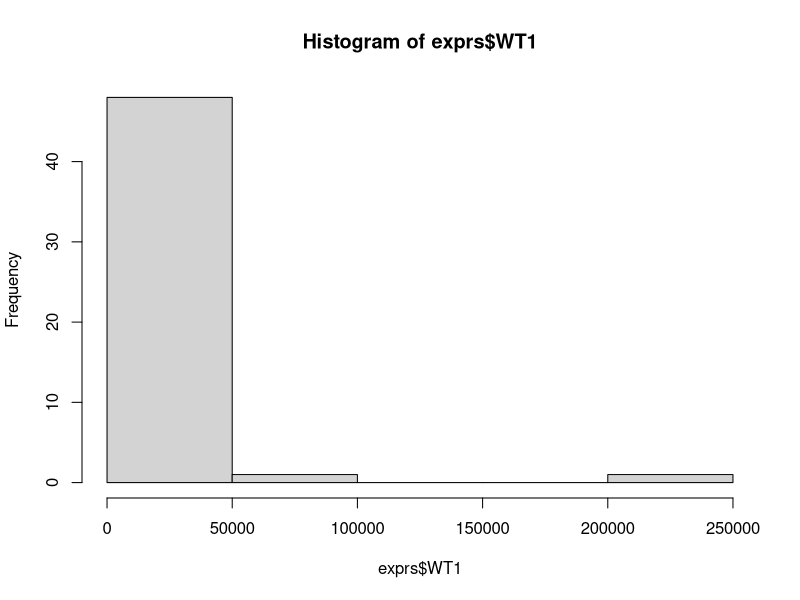
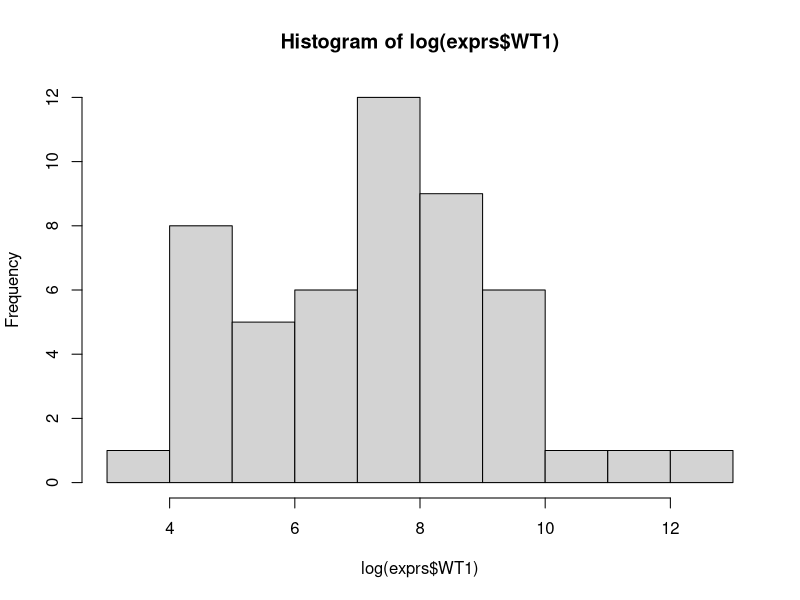
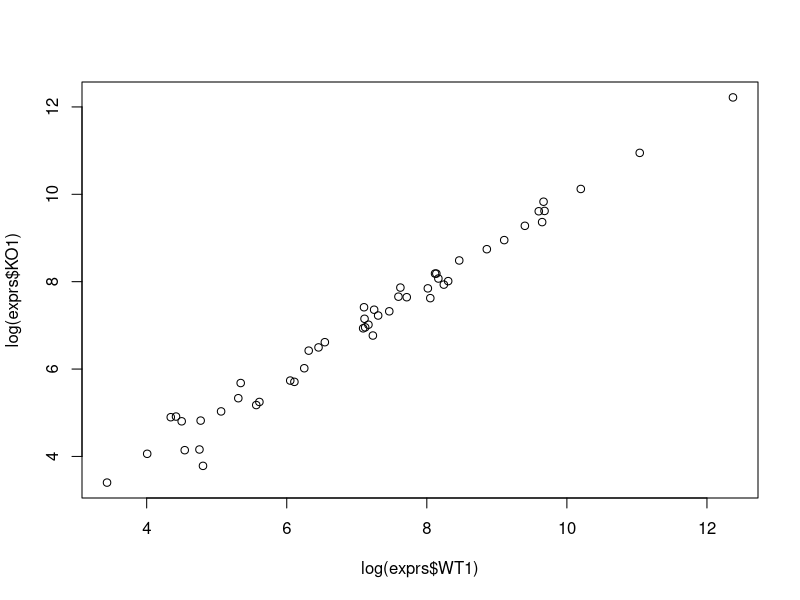
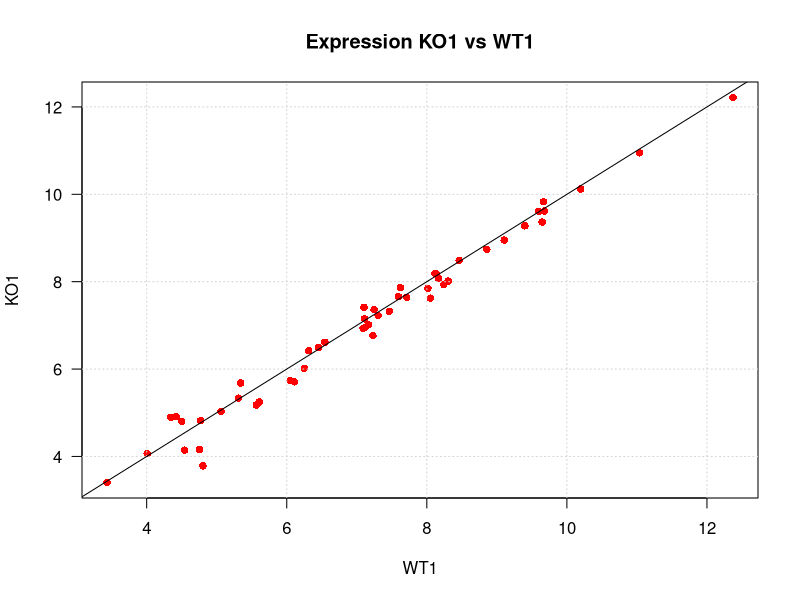
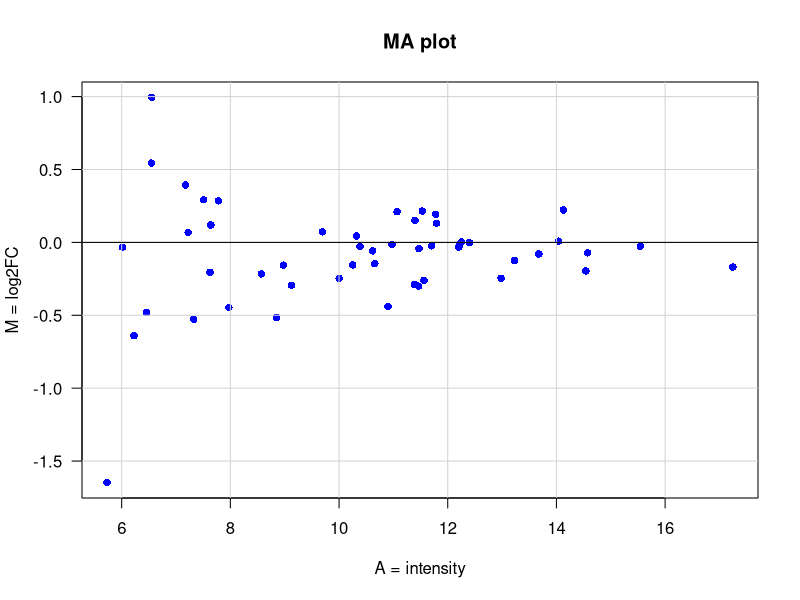
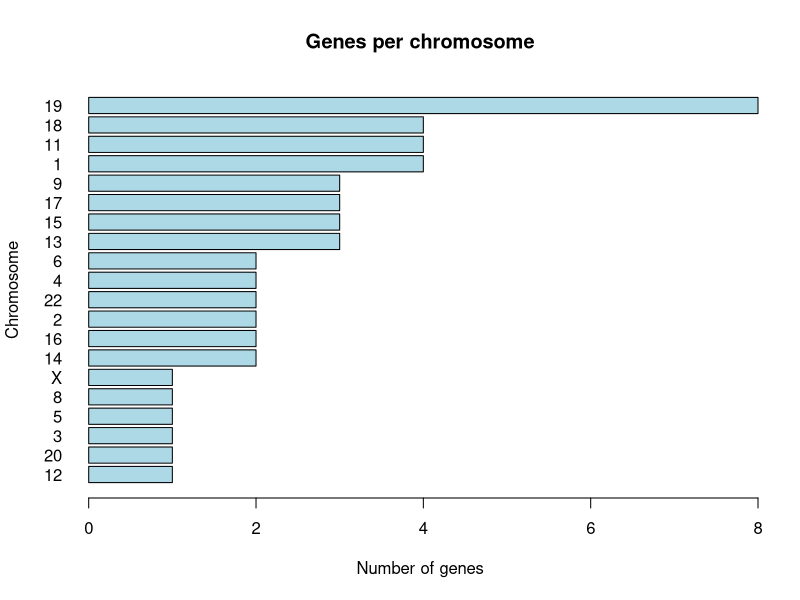

Write the R code that produced these figures, in order.
## ---- chunk 1
library(knitr)
library(kableExtra)
# library(formattable)

options(width = 300)
# options(encoding = 'UTF-8')
knitr::opts_chunk$set(
  fig.width = 7, fig.height = 5, 
  fig.path = 'figures/07_tests_multiples',
  fig.align = "center", 
  size = "tiny", 
  echo = TRUE, eval = TRUE, 
  warning = FALSE, message = FALSE, 
  results = FALSE, comment = "")

options(scipen = 12) ## Max number of digits for non-scientific notation
# knitr::asis_output("\\footnotesize")

## ---- chunk 2
work.dir <- "~/intro_R" 
## ---- chunk 3
dir.create(work.dir, recursive = TRUE, showWarnings = FALSE)
## ---- chunk 4
setwd(work.dir)	
## ---- chunk 5
getwd()
## ---- chunk 6
list.files()
## ---- chunk 7
2 + 3
4 * 5
6 / 4
## ---- chunk 8
a <- 2      ## Assigner une valeur à une variable
print(a)    ## Afficher la valeur de la variable a
## ---- chunk 9
b <- 3      ## Assigner une valeur à une seconde variable
c <- a + b  ## Effectuer un calcul avec 2 variables
print(c)    ## Afficher le contenu de la variable c
## ---- chunk 10
a <- 7      ## Changer la valeur de a
print(c)    ## Note: le contenu de c n'est pas modifié
## ---- chunk 11
exprs <- read.table(file = "data/expression.txt", header = TRUE, sep = "\t")
## ---- chunk 12
help(read.table)
## ---- chunk 13
?read.table
## ---- chunk 14
print(exprs)
## ---- chunk 15
head(exprs)
## ---- chunk 16
head(exprs, n = 15)
## ---- chunk 17
dim(exprs)    ## Dimensions
ncol(exprs)   ## Nombre de colonnes
nrow(exprs)   ## Nombre de lignes
## ---- chunk 18
colnames(exprs)
rownames(exprs)
## ---- chunk 19
  summary(exprs)
## ---- chunk 20
exprs$WT1
## ---- chunk 21
exprs[, "WT1"]  ## Sélection de la colonne WT1
## ---- chunk 22
exprs[, c("WT1", "WT2")]
## ---- chunk 23
exprs[, 2]
exprs[, c(2, 3)]
## ---- chunk 24
hist(exprs$WT1)
## ---- chunk 25
hist(log(exprs$WT1))
## ---- chunk 26
plot(x = log(exprs$WT1), y = log(exprs$KO1))
## ---- chunk 27
plot(x = log(exprs$WT1), y = log(exprs$KO1), main = "Expression KO1 vs WT1",
     xlab = "WT1", ylab = "KO1",  pch = 16, las = 1, col = "red")
grid()
abline(a = 0, b = 1)
## ---- chunk 28
exprs[c(4, 11), ]
## ---- chunk 29
which(exprs$id %in% c("ENSG00000253991", "ENSG00000099958"))
## ---- chunk 30
exprs[which(exprs$id %in% c("ENSG00000253991", "ENSG00000099958")), ]
## ---- chunk 31
rowMeans(exprs[,c("WT1","WT2")])
## ---- chunk 32
exprs$meanWT <- rowMeans(exprs[,c("WT1","WT2")])
exprs$meanKO <- rowMeans(exprs[,c("KO1","KO2")])

head(exprs) ## Check the result
## ---- chunk 33
exprs$FC <- exprs$meanKO / exprs$meanWT
head(exprs) ## Check the result
## ---- chunk 34
exprs$mean <- rowMeans(exprs[,c("WT1","WT2","KO1","KO2")])
## ---- chunk 35
exprs$M <- log2(exprs$FC)
## ---- chunk 36
exprs$A <- rowMeans(log2(exprs[,c("meanWT", "meanKO")]))
## ---- chunk 37
plot(x = exprs$A, y = exprs$M, main = "MA plot", las = 1,
     col = "blue", pch = 16, xlab = "A = intensity", ylab = "M = log2FC")
grid(lty = "solid", col = "lightgray")
abline(h = 0)
## ---- chunk 38
annot <- read.table(file = "data/annotation.csv", header = TRUE, sep = ";")
dim(annot)   ## Vérifier les dimensions
head(annot)  ## Afficher quelques lignes
## ---- chunk 39
table(annot$chr)
## ---- chunk 40
barplot(sort(table(annot$chr)), horiz = TRUE, las = 1,
        main = "Genes per chromosome", ylab = "Chromosome", 
        col = "lightblue", xlab = "Number of genes")

## ---- chunk 41
exprs.annot <- merge(exprs, annot, by = "id")
head(exprs.annot)
## ---- chunk 42
exprs8 <- exprs.annot[which(exprs.annot$chr == 8),]
print(exprs8)

## ---- chunk 43
write.table(x = exprs8, file = "exprs8.txt", sep = "\t",
            row.names = TRUE, col.names = NA)
